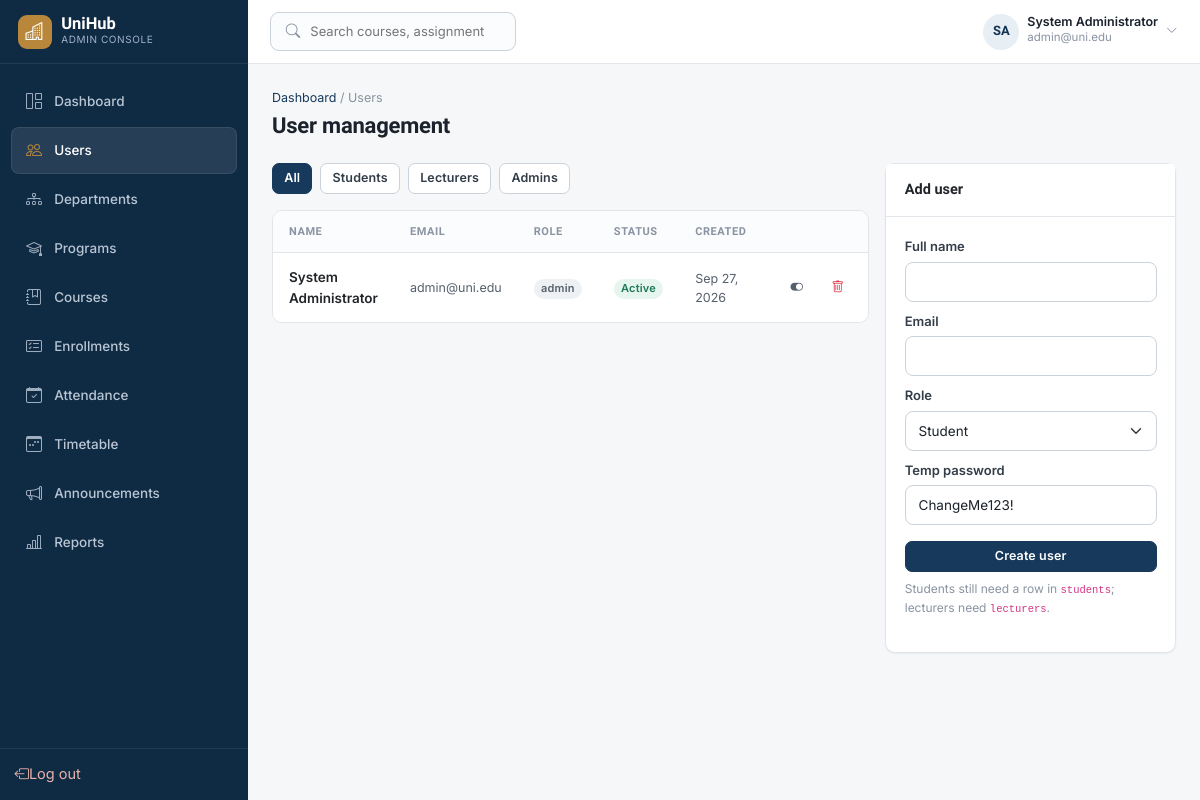
The page /admin/users.php (signed in) on the database its author committed.
### tables this page shows
CREATE TABLE `users` (
  `user_id` int unsigned NOT NULL AUTO_INCREMENT,
  `full_name` varchar(150) NOT NULL,
  `email` varchar(190) NOT NULL,
  `password_hash` varchar(255) NOT NULL,
  `phone` varchar(20) DEFAULT NULL,
  `profile_image` varchar(255) DEFAULT NULL,
  `role` enum('student','lecturer','admin') NOT NULL,
  `status` enum('active','inactive','suspended') NOT NULL DEFAULT 'active',
  `created_at` timestamp NOT NULL DEFAULT CURRENT_TIMESTAMP,
  `updated_at` timestamp NOT NULL DEFAULT CURRENT_TIMESTAMP ON UPDATE CURRENT_TIMESTAMP,
  PRIMARY KEY (`user_id`),
  UNIQUE KEY `email` (`email`),
  KEY `idx_users_role` (`role`),
  KEY `idx_users_status` (`status`)
);

### includes/auth.php (called while the page is built, shortened)
<?php
function current_user(): ?array
{
    return $_SESSION['user'] ?? null;
}
function user_initials(?string $name = null): string
{
    $name = $name ?? ($_SESSION['user']['full_name'] ?? 'U');
    $parts = preg_split('/\s+/', trim($name));
    $ini = '';
    foreach (array_slice($parts, 0, 2) as $p) {
        $ini .= mb_strtoupper(mb_substr($p, 0, 1));
    }
    return $ini ?: 'U';
}

### admin/users.php (the view, shortened to what this page needs)
<?php
require_once __DIR__ . '/../includes/auth.php';
$pdo = db();
$roleFilter = $_GET['role'] ?? '';
$sql = 'SELECT user_id, full_name, email, role, status, created_at FROM users WHERE 1=1';
$params = [];
$sql .= ' ORDER BY created_at DESC LIMIT 100';
$stmt = $pdo->prepare($sql);
$stmt->execute($params);
$users = $stmt->fetchAll();
$activeNav = 'users';
require __DIR__ . '/../includes/header.php';
require __DIR__ . '/../includes/navbar.php';
?>
<div class="uh-page-head">
  <div>
    <div class="uh-breadcrumb"><a href="/admin/index.php">Dashboard</a> / Users</div>
    <h1 class="uh-page-title">User management</h1>
  </div>
</div>
<div class="row g-3">
  <div class="col-lg-8">
    <div class="d-flex gap-2 mb-3">
      <a href="?" class="btn btn-sm <?= $roleFilter===''?'btn-primary':'btn-light-2' ?>">All</a>
      <a href="?role=student" class="btn btn-sm <?= $roleFilter==='student'?'btn-primary':'btn-light-2' ?>">Students</a>
      <a href="?role=lecturer" class="btn btn-sm <?= $roleFilter==='lecturer'?'btn-primary':'btn-light-2' ?>">Lecturers</a>
      <a href="?role=admin" class="btn btn-sm <?= $roleFilter==='admin'?'btn-primary':'btn-light-2' ?>">Admins</a>
    </div>
  <div class="table-responsive-card">
    <table class="table table-hover mb-0">
      <thead><tr><th>Name</th><th>Email</th><th>Role</th><th>Status</th><th>Created</th><th></th></tr></thead>
      <tbody>
      <?php foreach ($users as $u): ?>
        <tr>
          <td class="fw-semibold text-dark"><?= htmlspecialchars($u['full_name']) ?></td>
          <td class="fs-sm text-muted-2"><?= htmlspecialchars($u['email']) ?></td>
          <td><span class="badge badge-soft-gray"><?= htmlspecialchars($u['role']) ?></span></td>
          <td><?= $u['status']==='active' ? '<span class="badge badge-soft-success">Active</span>' : '<span class="badge badge-soft-gray">'.htmlspecialchars($u['status']).'</span>' ?></td>
          <td class="fs-sm text-muted-2"><?= date('M j, Y', strtotime($u['created_at'])) ?></td>
          <td>
            <div class="d-flex gap-1">
              <form method="post" class="d-inline">
                <button class="btn btn-ghost btn-sm" type="submit" title="Toggle status"><i class="bi bi-toggle-on"></i></button>
              </form>
              <button class="btn btn-ghost btn-sm text-danger" type="button" title="Delete" onclick="confirmDeleteUser(<?= (int)$u['user_id'] ?>)"><i class="bi bi-trash"></i></button>
            </div>
          </td>
        </tr>
      <?php endforeach; ?>
      </tbody>
    </table>
  </div>
  </div>
  <div class="col-lg-4">
    <div class="card">
      <div class="card-header">Add user</div>
      <div class="card-body">
        <form method="post">
          <div class="mb-2"><label class="form-label">Full name</label><input class="form-control" name="full_name" required></div>
          <div class="mb-2"><label class="form-label">Email</label><input type="email" class="form-control" name="email" required></div>
          <div class="mb-2">
            <label class="form-label">Role</label>
            <select class="form-select" name="role">
              <option value="student">Student</option>
            </select>
          </div>
          <div class="mb-3"><label class="form-label">Temp password</label><input class="form-control" name="password" value="ChangeMe123!"></div>
          <button class="btn btn-primary btn-sm w-100" type="submit">Create user</button>
          <p class="form-text mt-2">Students still need a row in <code>students</code>; lecturers need <code>lecturers</code>.</p>
        </form>
      </div>
    </div>
  </div>
</div>
<?php require __DIR__ . '/../includes/footer.php'; ?>

### includes/navbar.php (shortened to what this page needs)
<?php
require_once __DIR__ . '/auth.php';
$user = current_user();
$role = $user['role'] ?? 'student';
$activeNav = $activeNav ?? '';
$roleLabel = [
    'student'  => 'Student Portal',
    'lecturer' => 'Lecturer Portal',
    'admin'    => 'Admin Console',
][$role] ?? 'Portal';
$navItems = [];
if ($role === 'student') {
    $navItems = [
        ['key' => 'dashboard', 'href' => '/student/index.php', 'icon' => 'bi-grid-1x2', 'label' => 'Dashboard'],
        ['key' => 'courses', 'href' => '/student/courses.php', 'icon' => 'bi-journal-bookmark', 'label' => 'My Courses'],
        ['key' => 'assignments', 'href' => '/student/assignments.php', 'icon' => 'bi-file-earmark-text', 'label' => 'Assignments'],
        ['key' => 'quizzes', 'href' => '/student/quizzes.php', 'icon' => 'bi-patch-question', 'label' => 'Quizzes'],
        ['key' => 'progress', 'href' => '/student/progress.php', 'icon' => 'bi-graph-up-arrow', 'label' => 'Progress'],
        ['key' => 'attendance', 'href' => '/student/attendance.php', 'icon' => 'bi-calendar-check', 'label' => 'Attendance'],
        ['key' => 'results', 'href' => '/student/results.php', 'icon' => 'bi-award', 'label' => 'Results'],
        ['key' => 'timetable', 'href' => '/student/timetable.php', 'icon' => 'bi-calendar3-week', 'label' => 'Timetable'],
        ['key' => 'announcements', 'href' => '/student/announcements.php', 'icon' => 'bi-megaphone', 'label' => 'Announcements'],
        ['key' => 'profile', 'href' => '/student/profile.php', 'icon' => 'bi-person-circle', 'label' => 'Profile'],
    ];
} else {
    $navItems = [
        ['key' => 'dashboard', 'href' => '/admin/index.php', 'icon' => 'bi-grid-1x2', 'label' => 'Dashboard'],
        ['key' => 'users', 'href' => '/admin/users.php', 'icon' => 'bi-people', 'label' => 'Users'],
        ['key' => 'departments', 'href' => '/admin/departments.php', 'icon' => 'bi-diagram-3', 'label' => 'Departments'],
        ['key' => 'programs', 'href' => '/admin/programs.php', 'icon' => 'bi-mortarboard', 'label' => 'Programs'],
        ['key' => 'courses', 'href' => '/admin/courses.php', 'icon' => 'bi-journal-bookmark', 'label' => 'Courses'],
        ['key' => 'enrollments', 'href' => '/admin/enrollments.php', 'icon' => 'bi-card-checklist', 'label' => 'Enrollments'],
        ['key' => 'attendance', 'href' => '/admin/attendance.php', 'icon' => 'bi-calendar-check', 'label' => 'Attendance'],
        ['key' => 'timetable', 'href' => '/admin/timetable.php', 'icon' => 'bi-calendar3-week', 'label' => 'Timetable'],
        ['key' => 'announcements', 'href' => '/admin/announcements.php', 'icon' => 'bi-megaphone', 'label' => 'Announcements'],
        ['key' => 'reports', 'href' => '/admin/reports.php', 'icon' => 'bi-bar-chart-line', 'label' => 'Reports'],
    ];
}
$initials = user_initials();
$displayName = htmlspecialchars($user['full_name'] ?? 'User');
$subLine = htmlspecialchars($user['email'] ?? '');
?>
<div class="uh-app">
  <aside class="uh-sidebar" id="uhSidebar">
    <div class="uh-sidebar-brand">
      <div class="mark"><i class="bi bi-buildings"></i></div>
      <div>
        <div class="name">UniHub</div>
        <div class="role-tag"><?= htmlspecialchars($roleLabel) ?></div>
      </div>
    </div>
    <nav class="uh-nav">
      <?php foreach ($navItems as $item): ?>
        <a class="uh-nav-link <?= $activeNav === $item['key'] ? 'active' : '' ?>" href="<?= htmlspecialchars($item['href']) ?>">
          <i class="bi <?= htmlspecialchars($item['icon']) ?>"></i>
          <span><?= htmlspecialchars($item['label']) ?></span>
        </a>
      <?php endforeach; ?>
    </nav>
    <div class="uh-sidebar-foot">
      <a class="uh-nav-link" href="/logout.php" style="color:#E8B3AC;">
        <i class="bi bi-box-arrow-left"></i><span>Log out</span>
      </a>
    </div>
  </aside>
  <div class="uh-main">
    <header class="uh-topbar">
      <div class="d-flex align-items-center gap-3">
        <div class="uh-search d-none d-md-flex">
          <i class="bi bi-search text-faint"></i>
          <input type="search" placeholder="Search courses, assignments..." disabled title="Search coming soon">
        </div>
      </div>
      <div class="d-flex align-items-center gap-3">
        <div class="dropdown">
          <div class="d-flex align-items-center gap-2" style="cursor:pointer;" data-bs-toggle="dropdown">
            <div class="uh-avatar"><?= htmlspecialchars($initials) ?></div>
            <div class="d-none d-md-block">
              <div class="fw-semibold fs-sm lh-1"><?= $displayName ?></div>
              <div class="fs-xs text-faint"><?= $subLine ?></div>
            </div>
            <i class="bi bi-chevron-down fs-xs text-faint"></i>
          </div>
        </div>
      </div>
    </header>
    <main class="uh-content">

### rows shown on the page
users: role "ADMIN CONSOLE", full_name "System Administrator", email "admin@uni.edu", role "admin", status "Active", created_at "Sep 27, 2026"

### other values the page prints
$item['label'] "Dashboard"
$item['label'] "Users"
$item['label'] "Departments"
$item['label'] "Programs"
$item['label'] "Courses"
$item['label'] "Enrollments"
$item['label'] "Attendance"
$item['label'] "Timetable"
$item['label'] "Announcements"
$item['label'] "Reports"
$initials "SA"
